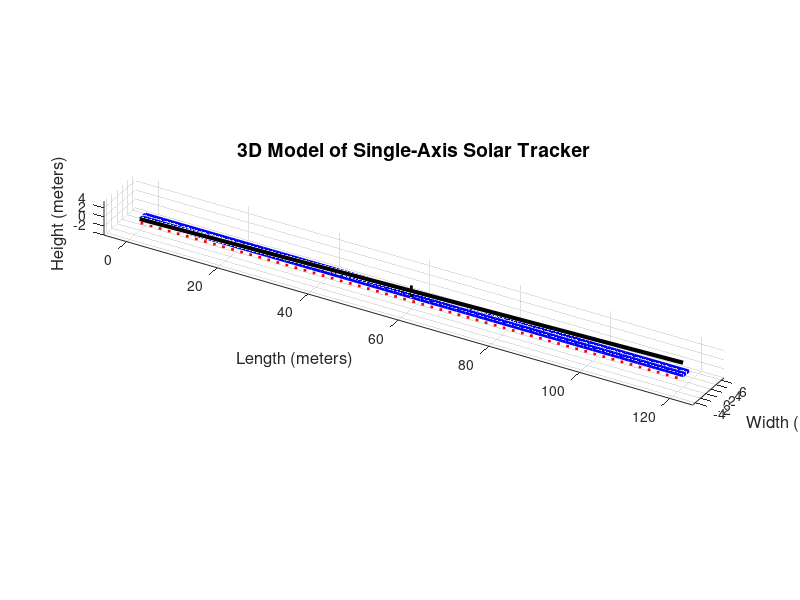

Write the MATLAB code that produced this figure.
% MATLAB Code to plot a 3D model of a single-axis solar tracker
figure;
hold on;
axis equal;
view(30, 30); 

% Define module dimensions and number of modules
module_length = 2; % meters (length of each module)
module_width = 1; % meters (width of each module)
rows = 2; % Number of rows of modules
modules_per_row = 60; % Number of modules in each row

% Define the tracker beam height and tilt angle
ground_clearance = 0.5; % meters
beam_height = 3; % meters (height of tracker beam above ground)
tilt_angle = 15; % degrees (tilt of the tracker beam)

% Define foundation dimensions
foundation_width = 0.4; % meters (width of foundation supports)
foundation_height = 0.6; % meters (height of the foundation support)

% Define tracker beam dimensions (length and height)
beam_length = modules_per_row * module_length; % Total length of the tracker beam
beam_angle_rad = deg2rad(tilt_angle); % Convert tilt angle to radians

% Plot the tracker beam (3D)
beam_x = [0, beam_length];
beam_y = [0, 0]; % Base of the beam along the X-axis
beam_z = [ground_clearance, ground_clearance + beam_height * cos(beam_angle_rad)]; % Z-axis considering tilt
plot3(beam_x, beam_y, beam_z, 'k-', 'LineWidth', 3); % Tracker beam in black
hold on;

% Plot the solar modules (3D)
for row = 0:rows-1
    for col = 0:modules_per_row-1
        x_pos = col * module_length; % x-position of each module
        y_pos = row * (module_width + 0.2); % y-position of each module (space between rows)
        z_pos = ground_clearance; % Set modules at ground level
        
        % Plot each solar module as a 3D box
        plot3([x_pos, x_pos + module_length], [y_pos, y_pos], [z_pos, z_pos], 'b-', 'LineWidth', 2); % Bottom edge
        plot3([x_pos, x_pos + module_length], [y_pos + module_width, y_pos + module_width], [z_pos, z_pos], 'b-', 'LineWidth', 2); % Top edge
        plot3([x_pos, x_pos], [y_pos, y_pos + module_width], [z_pos, z_pos], 'b-', 'LineWidth', 2); % Left edge
        plot3([x_pos + module_length, x_pos + module_length], [y_pos, y_pos + module_width], [z_pos, z_pos], 'b-', 'LineWidth', 2); % Right edge
    end
end

% Plot the foundation support (3D)
for col = 0:modules_per_row-1
    x_pos = col * module_length + 0.5; % Slight offset for foundation support
    plot3([x_pos, x_pos], [0, 0], [0, -foundation_height], 'r-', 'LineWidth', 2); % Vertical foundation support
end

% Add drive system (motor, actuator, and pivot point in 3D)
drive_system_radius = 0.3; % Radius of motor/actuator assembly
motor_x_pos = beam_length / 2; % Place the motor at the center of the tracker beam
motor_y_pos = 0; % Centered in Y-axis
motor_z_pos = ground_clearance; % Height of the actuator's pivot point

% Plot the drive system motor as a sphere at the pivot point
[px, py, pz] = sphere(20); % Create a sphere to represent the motor
surf(motor_x_pos + drive_system_radius * px, ...
     motor_y_pos + drive_system_radius * py, ...
     motor_z_pos + drive_system_radius * pz, ...
     'EdgeColor', 'none', 'FaceColor', [0.5 1 0.5]);

% Plot connection bolts or pivot for the tracker beam (3D line)
plot3([motor_x_pos, motor_x_pos], [motor_y_pos, motor_y_pos], ...
      [motor_z_pos, ground_clearance + beam_height * cos(beam_angle_rad)], 'k--', 'LineWidth', 2);

xlim([-5, beam_length + 5]);
ylim([-5, module_width * rows + 5]);
zlim([-2, ground_clearance + beam_height + 2]); % Increase Z-limits to emphasize height
xlabel('Length (meters)', 'FontSize', 12);
ylabel('Width (meters)', 'FontSize', 12);
zlabel('Height (meters)', 'FontSize', 12);
title('3D Model of Single-Axis Solar Tracker', 'FontSize', 14);
grid on;

% Turn off hold for the plot
hold off;
